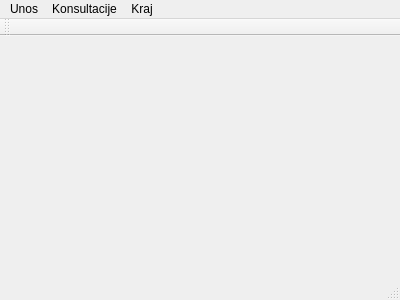
<?xml version="1.0" encoding="UTF-8"?>
<ui version="4.0">
 <class>GlavniProzor</class>
 <widget class="QMainWindow" name="GlavniProzor">
  <property name="geometry">
   <rect>
    <x>0</x>
    <y>0</y>
    <width>400</width>
    <height>300</height>
   </rect>
  </property>
  <property name="windowTitle">
   <string>Studentska baza</string>
  </property>
  <widget class="QWidget" name="centralWidget"/>
  <widget class="QMenuBar" name="menuBar">
   <property name="geometry">
    <rect>
     <x>0</x>
     <y>0</y>
     <width>400</width>
     <height>21</height>
    </rect>
   </property>
   <widget class="QMenu" name="menuUnos">
    <property name="title">
     <string>Unos</string>
    </property>
    <addaction name="actionProfesori"/>
    <addaction name="actionStudenti"/>
   </widget>
   <widget class="QMenu" name="menuKonsultacije">
    <property name="title">
     <string>Konsultacije</string>
    </property>
    <addaction name="actionProfesori_koji_imaju_mail"/>
    <addaction name="actionProfesori_koji_nemaju_mail"/>
   </widget>
   <widget class="QMenu" name="menuKraj">
    <property name="title">
     <string>Kraj</string>
    </property>
    <addaction name="actionIzlaz"/>
   </widget>
   <addaction name="menuUnos"/>
   <addaction name="menuKonsultacije"/>
   <addaction name="menuKraj"/>
  </widget>
  <widget class="QToolBar" name="mainToolBar">
   <attribute name="toolBarArea">
    <enum>TopToolBarArea</enum>
   </attribute>
   <attribute name="toolBarBreak">
    <bool>false</bool>
   </attribute>
  </widget>
  <widget class="QStatusBar" name="statusBar"/>
  <action name="actionProfesori">
   <property name="text">
    <string>Profesori</string>
   </property>
  </action>
  <action name="actionStudenti">
   <property name="text">
    <string>Studenti</string>
   </property>
  </action>
  <action name="actionProfesori_koji_imaju_mail">
   <property name="text">
    <string>Profesori koji imaju mail</string>
   </property>
  </action>
  <action name="actionProfesori_koji_nemaju_mail">
   <property name="text">
    <string>Profesori koji nemaju mail</string>
   </property>
  </action>
  <action name="actionIzlaz">
   <property name="text">
    <string>Izlaz</string>
   </property>
   <property name="shortcut">
    <string>Alt+I</string>
   </property>
  </action>
 </widget>
 <layoutdefault spacing="6" margin="11"/>
 <resources/>
 <connections/>
</ui>
